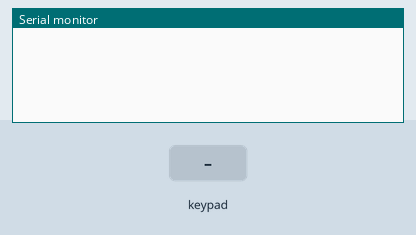
Bench run of a program on a simulated ESP32. Shown: the last lines printed to the serial monitor. Inputs (shaded band) come from the test bench.

Above: at 1.4 s.
1.5 s: key '1' pressed
At 2.7 s:
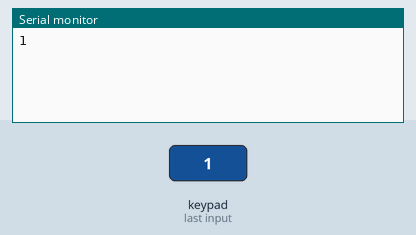
3.0 s: keypad keys 1 2 1 4 2 7 # pressed 0.444 s apart
At 8.9 s:
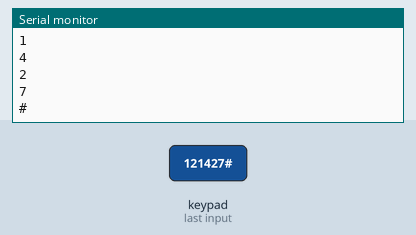
9.1 s: key '*' pressed
At 10.4 s:
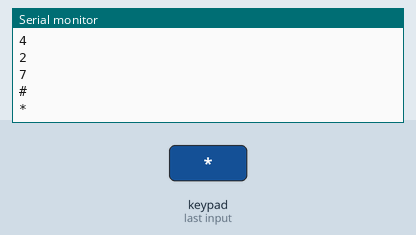
10.8 s: keypad keys 1 9 2 1 2 2 2 3 pressed 0.444 s apart
At 11.5 s:
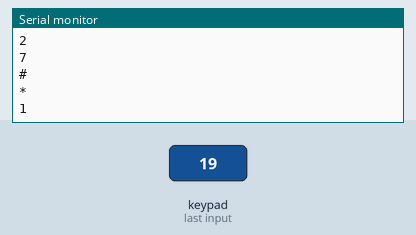
Timing chart, 0 to 13.8 s (numbered marks = the images above; inputs shaded):
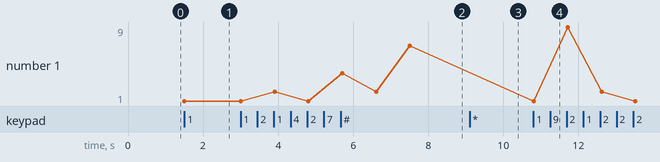

Measured:
- after the input at 1.5 s, the serial monitor: prints a new line at once (image 1)
- after the input at 3.0 s, the serial monitor: prints a new line after 0.91 s (image 2)
- after the input at 9.1 s, the serial monitor: prints a new line after 0.21 s (image 3)
- after the input at 10.8 s, the serial monitor: prints a new line at once (image 4)
- plotted number 1: 1 → 7 after the input at 3.0 s, 7 → 2 after the input at 10.8 s

The program:

main.cpp
```cpp
#include <Arduino.h>
#include <Keypad.h>

#define ROW_NUM     4 // four rows
#define COLUMN_NUM  3 // three columns

char keys[ROW_NUM][COLUMN_NUM] = {
  {'1', '2', '3'},
  {'4', '5', '6'},
  {'7', '8', '9'},
  {'*', '0', '#'}
};

byte pin_rows[ROW_NUM] = {19, 21, 22, 23}; // R -
byte pin_column[COLUMN_NUM] = {12, 14, 27};  // C -

Keypad keypad = Keypad( makeKeymap(keys), pin_rows, pin_column, ROW_NUM, COLUMN_NUM );

void setup() {
  Serial.begin(115200);
}

void loop() {
  char key = keypad.getKey();

  if (key) {
    Serial.println(key);
  }

delay(300);
//Serial.println("Tastatur abfragen");

}
```
